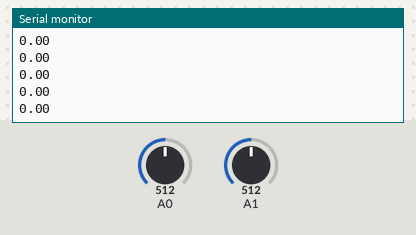
Bench run of a sketch on a simulated Arduino Uno, built with avr-gcc and run on an emulated ATmega328P. Shown: the last lines printed to the serial monitor. Inputs (shaded band) come from the test bench; at power-on: A0 = 512, A1 = 512.

Above: at 1.2 s.
1.3 s: A0 set to 716
At 1.32 s:
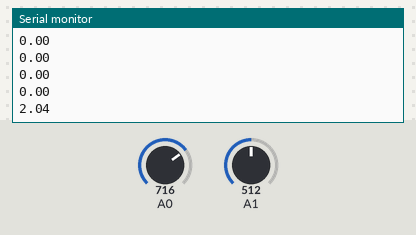
2.8 s: A1 set to 716
At 2.83 s:
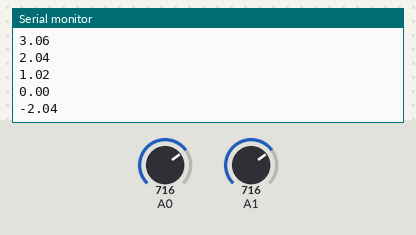
4.3 s: A0 set to 900
At 4.34 s:
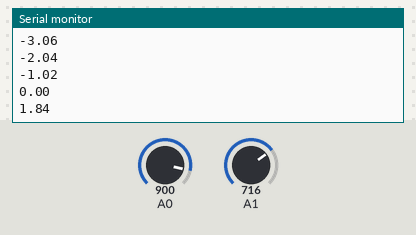
5.8 s: A1 set to 900
At 5.8 s:
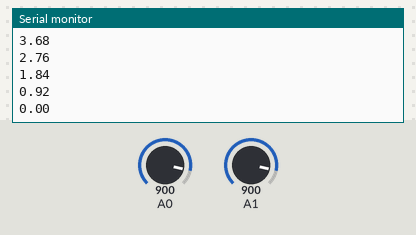
Timing chart, 0 to 8.3 s (numbered marks = the images above; inputs shaded):
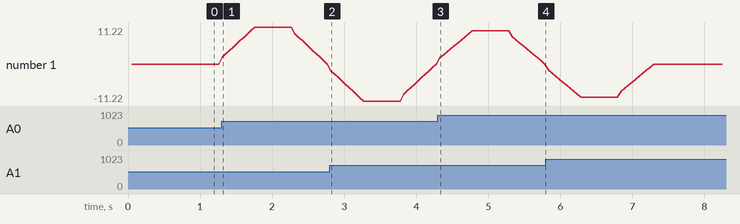

Measured:
- after the input at 1.3 s, the serial monitor: prints a new line at once (image 1)
- after the input at 2.8 s, the serial monitor: prints a new line at once (image 2)
- after the input at 4.3 s, the serial monitor: prints a new line at once (image 3)

The sketch:

serialWrite.ino
```cpp
const int sampleWindow = 50; // Sample window width in mS (50 mS = 20Hz)
const int numMics = 2;

const int averageLength = 10;
double past[numMics][averageLength];

double levels[numMics];
double averages[numMics];

const int diffHistoryLength = 20;
double pastDiffs[diffHistoryLength];

double d = 1;
double l = 0.3;

void setup()
{
  Serial.begin(9600);
}

void loop()
{
  unsigned long startMillis = millis(); // Start of sample window

  double signalMax[numMics];
  double signalMin[numMics];

  for (int i = 0; i < numMics; i++) {
    signalMin[i] = 1024;
  }

  // collect data for 50 mS
  while (millis() - startMillis < sampleWindow) {
    double sample[] = {analogRead(0), analogRead(1)};
    for (int i = 0; i < numMics; i++) {
      if (sample[i] < 1024) {
        if (sample[i] > signalMax[i]) {
          signalMax[i] = sample[i];
        } else if (sample[i] < signalMin[i]) {
          signalMin[i] = sample[i];
        }
      }
    }
  }

  for (int i = 0; i < numMics; i++) {
    levels[i] = signalMax[i] - signalMin[i];

    past[i][0] = levels[i];
    double sum = levels[i];
    for (int j = averageLength; j > 0; j--) {
      past[i][j] = past[i][j - 1];
      sum += past[i][j];
    }
    averages[i] = sum / averageLength;
  }

  double diff = averages[0] - averages[1];

  for (int i = diffHistoryLength; i > 0; i--) {
    pastDiffs[i] = pastDiffs[i - 1];
  }
  pastDiffs[0] = diff;

  double offset = 0;

  double tempSum = 0;
  double maxDiff = 0;
  double minDiff = 0;
  for (int i = 0; i < diffHistoryLength; i++) {
    tempSum += pastDiffs[i];
    if (pastDiffs[i] < minDiff) minDiff = pastDiffs[i] + offset;
    if (pastDiffs[i] > maxDiff) maxDiff = pastDiffs[i] + offset;
  }

  double diffAvg = tempSum / diffHistoryLength;

  /*

    Serial.print("X: "); Serial.print(averages[0]); Serial.print("  ");
    Serial.print("Y: "); Serial.print(averages[1]); Serial.print("  ");
    Serial.println("uT");
  */

/*
       Serial.print("X: "); Serial.print(maxDiff); Serial.print("  ");
       Serial.print("Y: "); Serial.print(minDiff); Serial.print("  ");
       Serial.print("Z: "); Serial.print(diffAvg); Serial.print("  ");
       Serial.println("uT");
*/
       Serial.println(diffAvg);

  //double avgLev = (levels[0] + levels[1]) / 2;
  //if (avgLev > 350) {
    //Serial.println(diffAvg);
  //}
  //Serial.println(avgLev);

  /*
    double  ratio = averages[1] / averages[0];
    double angle = acos((d / l) * (sqrt(ratio) - 1));
    angle = angle * (180 / PI);
    Serial.print("Ratio: "); Serial.print(ratio); Serial.println("  ");
    //Serial.println("uT");

  */
  //double volts = (peakToPeak * 5.0) / 1024;  // convert to volts

}
```
